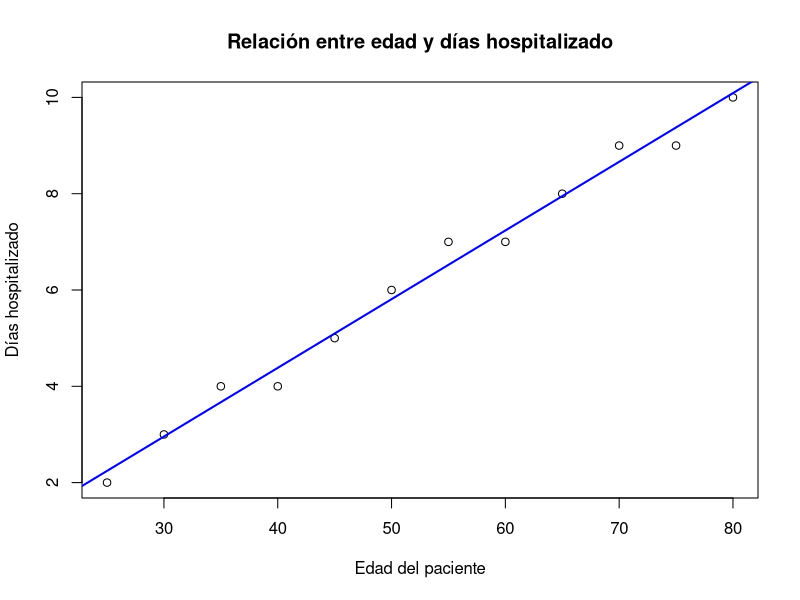

The R script that drew this image:
## ---- chunk 1
#CASO: Tiempo de hospitalización vs. Edad del paciente

# Datos
edad <- c(25,30,35,40,45,50,55,60,65,70,75,80)
dias <- c(2,3,4,4,5,6,7,7,8,9,9,10)
## ---- chunk 2
# Crear dataframe
datos <- data.frame(edad, dias)
## ---- chunk 3
# Regresión lineal
modelo <- lm(dias ~ edad, data = datos)
## ---- chunk 4
# Resumen del modelo
summary(modelo)
## ---- chunk 5
# Gráfico
plot(edad, dias,
     main = "Relación entre edad y días hospitalizado",
     xlab = "Edad del paciente",
     ylab = "Días hospitalizado")
abline(modelo, col="blue", lwd=2) 
